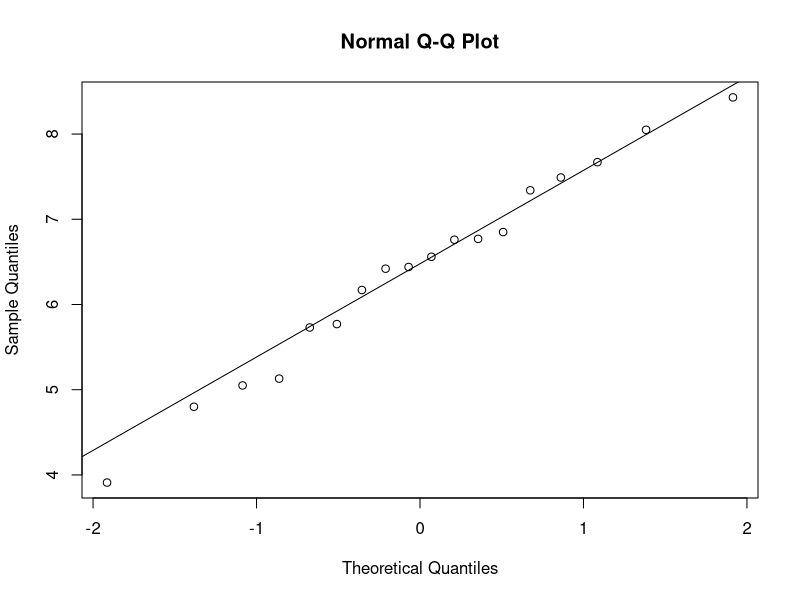
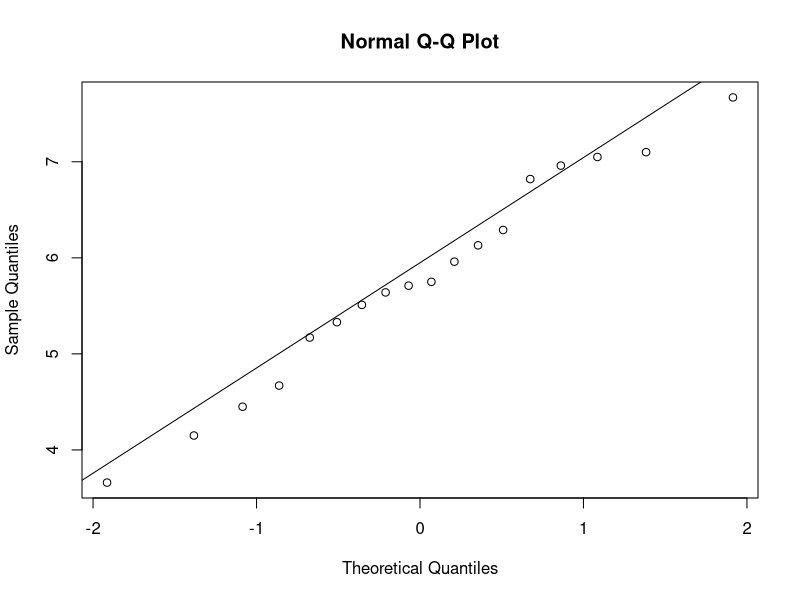
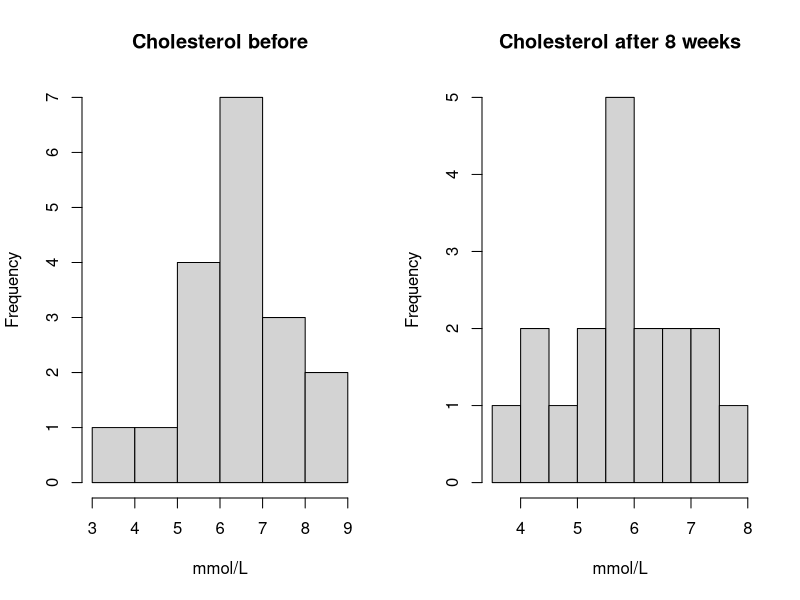
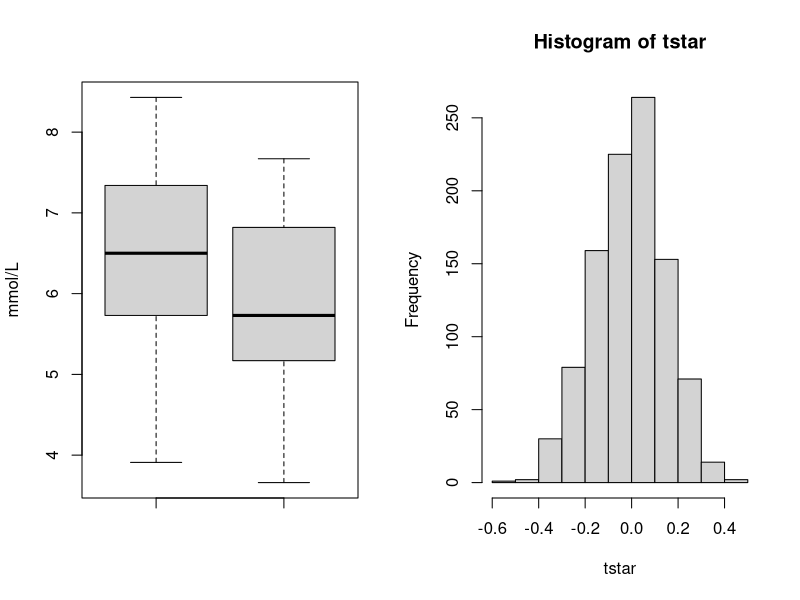

These charts were generated, in order, by the following R code:
library(dplyr)
library(ggplot2)

setwd('C:/Users/Domantas/Desktop/VU AI/EDDA/EDDA_assignment1')

df = read.csv('Data/cholesterol.txt', header = TRUE, sep = "")

#a)  Make some relevant plots of this data set, comment on normality. Are there any inconsistencies in the data?
#   Investigate whether the columns Before and After8weeks are correlated.
########################################################################################

#qqplots imply that data samples follow normal distribution
qqnorm(df$Before)
qqline(df$Before)

qqnorm(df$After8weeks)
qqline(df$After8weeks)

#histograms follow normal dist shape more or less
par(mfrow=c(1,2)); hist(df$Before, main = 'Cholesterol before', xlab = 'mmol/L');hist(df$After8weeks, main = 'Cholesterol after 8 weeks', xlab = 'mmol/L')

#boxplots:
boxplot(df$Before,df$After8weeks, ylab = 'mmol/L')

#b)  Apply two relevant tests (cf. Lectures 2, 3) to verify whether the diet with low fat margarine has an effect
#   (argue whether the data are paired or not). Is a permutation test applicable?
########################################################################################

#paired t-test:
t.test(df$Before, df$After8weeks, paired=TRUE)
#equivalent one sample t-test:
t.test(df$Before - df$After8weeks)
#Wilcox signed rank test (we can use it since both samples are symmetric more or less)
sum(rank(abs(df$Before-df$After8weeks))[df$Before-df$After8weeks > 0])#value test statistics
wilcox.test(df$Before, df$After8weeks, paired = TRUE)


#permutation test: (not sure regarding this because p = 0.000)
mean_diff = function(x,y) {mean(x-y)}
B=1000;
tstar=numeric(B)
for (i in 1:B) {
dfstar = t(apply(cbind(df[,1],df[,2]),1,sample))
tstar[i]=mean_diff(dfstar[,1],dfstar[,2]) }
myt=mean_diff(df[,1],df[,2])

myt

hist(tstar)
pl=sum(tstar<myt)/B
pr=sum(tstar>myt)/B
p=2*min(pl,pr)
p




